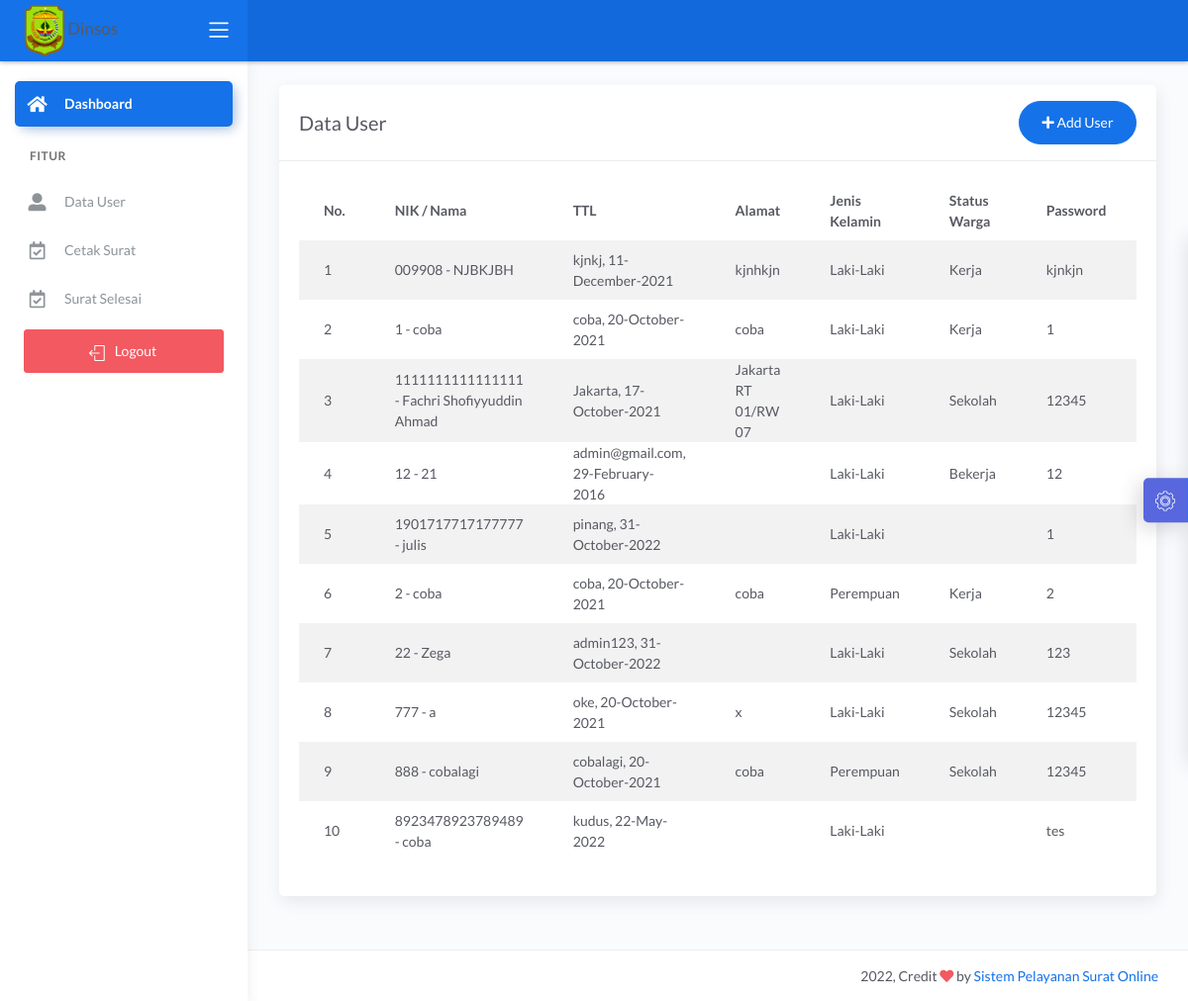
Page /demo1/main2.php?halaman=tampil_user (signed in) on the committed database.
### tables this page shows
CREATE TABLE `data_user` (
  `nik` varchar(16) NOT NULL,
  `password` varchar(225) NOT NULL,
  `hak_akses` varchar(225) NOT NULL,
  `nama` varchar(30) NOT NULL,
  `tanggal_lahir` date NOT NULL,
  `tempat_lahir` varchar(30) NOT NULL,
  `jekel` varchar(20) NOT NULL,
  `agama` varchar(20) NOT NULL,
  `alamat` text NOT NULL,
  `telepon` varchar(13) NOT NULL,
  `status_warga` varchar(30) NOT NULL
);

### demo1/tampil_user.php (the view, shortened to what this page needs)
<?php include '../konek.php'; ?>
<link href="css/sweetalert.css" rel="stylesheet" type="text/css">
<div class="page-inner">
    <div class="row">
        <div class="col-md-12">
            <div class="card">
                <div class="card-header">
                    <div class="d-flex align-items-center">
                        <h4 class="card-title">Data User</h4>
                            <a href="?halaman=tambah_user" class="btn btn-primary btn-round ml-auto">
                                <i class="fa fa-plus"></i>
                                    Add User
                            </a>
                    </div>
                </div>
                <div class="card-body">
                                        <form action="">
                                            <div class="table-responsive">
                                                <table id="add" class="display table table-striped table-hover" >
                                                    <thead>
                                                        <tr>
                                                            <th>No.</th>
                                                            <th>NIK / Nama</th>
                                                            <th>TTL</th>
                                                            <th>Alamat</th>
                                                            <th>Jenis Kelamin</th>
                                                            <th>Status Warga</th>
                                                            <th>Password</th>
                                                            <th>Hak Akses</th>
                                                        </tr>
                                                    </thead>
                                                    <tbody>
                                                        <?php
                                                            $no=1;
                                                            $tampil = "SELECT * FROM data_user";
                                                            $query = mysqli_query($konek,$tampil);
                                                            while($data=mysqli_fetch_array($query,MYSQLI_BOTH)){
                                                                $username = $data['nik'];
                                                                $nama = $data['nama'];
                                                                $password = $data['password'];
                                                                $tempat = $data['tempat_lahir'];
                                                                $tanggal = $data['tanggal_lahir'];
                                                                $alamat = $data['alamat'];
                                                                $jekel = $data['jekel'];
                                                                $status_warga = $data['status_warga'];
                                                                $tanggal_lahir = date("d-F-Y", strtotime($tanggal));
                                                                $hak_akses = $data['hak_akses'];
                                                        ?>
                                                        <tr>
                                                            <td><?php echo $no++;?></td>
                                                            <td><?php echo $username.' - '.$nama;?></td>
                                                            <td><?php echo $tempat.", ".$tanggal_lahir;?></td>
                                                            <td><?php echo $alamat;?></td>
                                                            <td><?php echo $jekel;?></td>
                                                            <td><?php echo $status_warga;?></td>
                                                            <td><?php echo $password;?></td>
                                                            <td><?php echo $hak_akses;?></td>
                                                        </tr>
                                                        <?php
                                                            }
                                                        ?>
                                                    </tbody>
                                                </table>
                                            </div>
                                        </form>
                                    </div>
                                </div>
                        </div>
        </div>
</div>

### rows in the picture
data_user: nik "009908", nama "NJBKJBH", tempat_lahir "kjnkj", tanggal_lahir "11-December-2021", alamat "kjnhkjn", jekel "Laki-Laki", status_warga "Kerja", password "kjnkjn"
data_user: nik "1", nama "coba", tempat_lahir "coba", tanggal_lahir "20-October-2021", alamat "coba", jekel "Laki-Laki", status_warga "Kerja", password "1"
data_user: nik "1111111111111111", nama "Fachri Shofiyyuddin Ahmad", tempat_lahir "Jakarta", tanggal_lahir "17-October-2021", alamat "Jakarta RT 01/RW 07", jekel "Laki-Laki", status_warga "Sekolah", password "12345"
data_user: nik "12", nama "21", tempat_lahir "admin@gmail.com", tanggal_lahir "29-February-2016", jekel "Laki-Laki", status_warga "Bekerja", password "12"
data_user: nik "1901717717177777", nama "julis", tempat_lahir "pinang", tanggal_lahir "31-October-2022", jekel "Laki-Laki", password "1"
data_user: nik "2", nama "coba", tempat_lahir "coba", tanggal_lahir "20-October-2021", alamat "coba", jekel "Perempuan", status_warga "Kerja", password "2"
data_user: nik "22", nama "Zega", tempat_lahir "admin123", tanggal_lahir "31-October-2022", jekel "Laki-Laki", status_warga "Sekolah", password "123"
data_user: nik "777", nama "a", tempat_lahir "oke", tanggal_lahir "20-October-2021", alamat "x", jekel "Laki-Laki", status_warga "Sekolah", password "12345"
data_user: nik "888", nama "cobalagi", tempat_lahir "cobalagi", tanggal_lahir "20-October-2021", alamat "coba", jekel "Perempuan", status_warga "Sekolah", password "12345"
data_user: nik "8923478923789489", nama "coba", tempat_lahir "kudus", tanggal_lahir "22-May-2022", jekel "Laki-Laki", password "tes"
